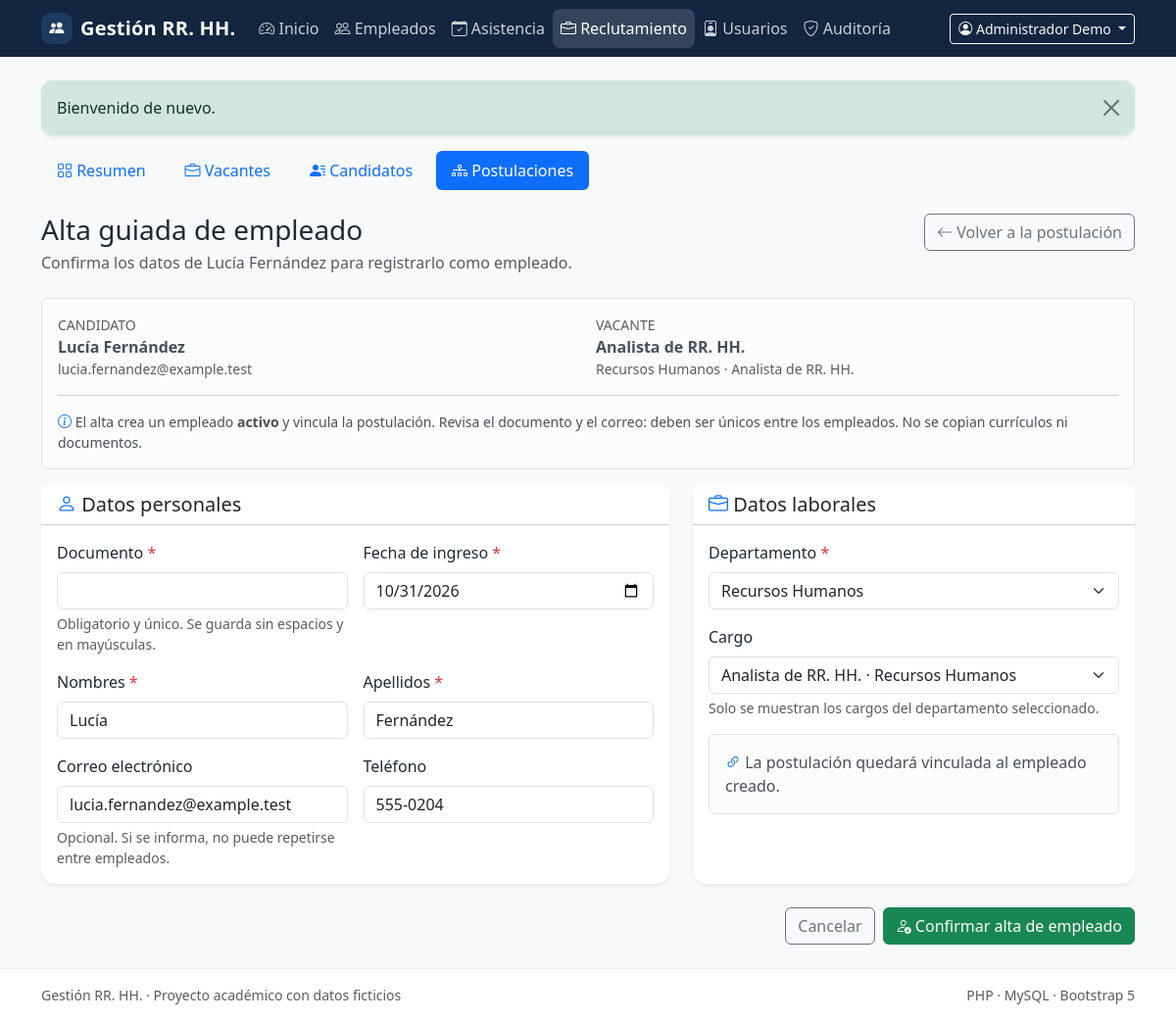
Page /applications/4/hire (signed in) on the committed database.
### tables this page shows
CREATE TABLE IF NOT EXISTS users (
    id BIGINT UNSIGNED NOT NULL AUTO_INCREMENT,
    name VARCHAR(120) NOT NULL,
    email VARCHAR(190) NOT NULL,
    password_hash VARCHAR(255) NOT NULL,
    password_changed_at DATETIME(6) NULL,
    role ENUM('admin', 'hr') NOT NULL DEFAULT 'hr',
    is_active TINYINT(1) NOT NULL DEFAULT 1,
    last_login_at DATETIME NULL,
    created_at TIMESTAMP NOT NULL DEFAULT CURRENT_TIMESTAMP,
    updated_at TIMESTAMP NOT NULL DEFAULT CURRENT_TIMESTAMP ON UPDATE CURRENT_TIMESTAMP,
    PRIMARY KEY (id),
    UNIQUE KEY uq_users_email (email),
    KEY idx_users_role_active (role, is_active)
);

CREATE TABLE IF NOT EXISTS applications (
    id BIGINT UNSIGNED NOT NULL AUTO_INCREMENT,
    candidate_id BIGINT UNSIGNED NOT NULL,
    vacancy_id BIGINT UNSIGNED NOT NULL,
    applied_at DATETIME NOT NULL DEFAULT CURRENT_TIMESTAMP,
    status ENUM('received', 'screening', 'interview', 'selected', 'rejected') NOT NULL DEFAULT 'received',
    notes TEXT NULL,
    employee_id BIGINT UNSIGNED NULL,
    created_by BIGINT UNSIGNED NULL,
    updated_by BIGINT UNSIGNED NULL,
    created_at TIMESTAMP NOT NULL DEFAULT CURRENT_TIMESTAMP,
    updated_at TIMESTAMP NOT NULL DEFAULT CURRENT_TIMESTAMP ON UPDATE CURRENT_TIMESTAMP,
    PRIMARY KEY (id),
    UNIQUE KEY uq_applications_candidate_vacancy (candidate_id, vacancy_id),
    KEY idx_applications_vacancy (vacancy_id),
    KEY idx_applications_status (status),
    KEY idx_applications_employee (employee_id),
    CONSTRAINT fk_applications_candidate
        FOREIGN KEY (candidate_id) REFERENCES candidates (id)
        ON UPDATE CASCADE ON DELETE RESTRICT,
    CONSTRAINT fk_applications_vacancy
        FOREIGN KEY (vacancy_id) REFERENCES vacancies (id)
        ON UPDATE CASCADE ON DELETE RESTRICT,
    CONSTRAINT fk_applications_employee
        FOREIGN KEY (employee_id) REFERENCES employees (id)
        ON UPDATE CASCADE ON DELETE SET NULL,
    CONSTRAINT fk_applications_created_by
        FOREIGN KEY (created_by) REFERENCES users (id)
        ON UPDATE CASCADE ON DELETE SET NULL,
    CONSTRAINT fk_applications_updated_by
        FOREIGN KEY (updated_by) REFERENCES users (id)
        ON UPDATE CASCADE ON DELETE SET NULL
);

CREATE TABLE IF NOT EXISTS candidates (
    id BIGINT UNSIGNED NOT NULL AUTO_INCREMENT,
    first_name VARCHAR(80) NOT NULL,
    last_name VARCHAR(80) NOT NULL,
    email VARCHAR(190) NOT NULL,
    phone VARCHAR(30) NULL,
    notes TEXT NULL,
    created_by BIGINT UNSIGNED NULL,
    updated_by BIGINT UNSIGNED NULL,
    created_at TIMESTAMP NOT NULL DEFAULT CURRENT_TIMESTAMP,
    updated_at TIMESTAMP NOT NULL DEFAULT CURRENT_TIMESTAMP ON UPDATE CURRENT_TIMESTAMP,
    PRIMARY KEY (id),
    UNIQUE KEY uq_candidates_email (email),
    KEY idx_candidates_name (last_name, first_name),
    CONSTRAINT fk_candidates_created_by
        FOREIGN KEY (created_by) REFERENCES users (id)
        ON UPDATE CASCADE ON DELETE SET NULL,
    CONSTRAINT fk_candidates_updated_by
        FOREIGN KEY (updated_by) REFERENCES users (id)
        ON UPDATE CASCADE ON DELETE SET NULL
);

CREATE TABLE IF NOT EXISTS vacancies (
    id BIGINT UNSIGNED NOT NULL AUTO_INCREMENT,
    title VARCHAR(150) NOT NULL,
    description TEXT NULL,
    department_id BIGINT UNSIGNED NOT NULL,
    position_id BIGINT UNSIGNED NULL,
    opening_date DATE NOT NULL,
    closing_date DATE NULL,
    status ENUM('open', 'closed') NOT NULL DEFAULT 'open',
    created_by BIGINT UNSIGNED NULL,
    updated_by BIGINT UNSIGNED NULL,
    created_at TIMESTAMP NOT NULL DEFAULT CURRENT_TIMESTAMP,
    updated_at TIMESTAMP NOT NULL DEFAULT CURRENT_TIMESTAMP ON UPDATE CURRENT_TIMESTAMP,
    PRIMARY KEY (id),
    KEY idx_vacancies_status (status),
    KEY idx_vacancies_department (department_id),
    KEY idx_vacancies_opening_date (opening_date),
    CONSTRAINT fk_vacancies_department
        FOREIGN KEY (department_id) REFERENCES departments (id)
        ON UPDATE CASCADE ON DELETE RESTRICT,
    CONSTRAINT fk_vacancies_position
        FOREIGN KEY (position_id) REFERENCES positions (id)
        ON UPDATE CASCADE ON DELETE RESTRICT,
    CONSTRAINT fk_vacancies_created_by
        FOREIGN KEY (created_by) REFERENCES users (id)
        ON UPDATE CASCADE ON DELETE SET NULL,
    CONSTRAINT fk_vacancies_updated_by
        FOREIGN KEY (updated_by) REFERENCES users (id)
        ON UPDATE CASCADE ON DELETE SET NULL,
    CONSTRAINT chk_vacancies_dates
        CHECK (closing_date IS NULL OR closing_date >= opening_date)
);

CREATE TABLE IF NOT EXISTS departments (
    id BIGINT UNSIGNED NOT NULL AUTO_INCREMENT,
    name VARCHAR(100) NOT NULL,
    description TEXT NULL,
    is_active TINYINT(1) NOT NULL DEFAULT 1,
    created_at TIMESTAMP NOT NULL DEFAULT CURRENT_TIMESTAMP,
    updated_at TIMESTAMP NOT NULL DEFAULT CURRENT_TIMESTAMP ON UPDATE CURRENT_TIMESTAMP,
    PRIMARY KEY (id),
    UNIQUE KEY uq_departments_name (name),
    KEY idx_departments_active (is_active)
);

### src/Modules/Recruitment/Views/applications/hire.php (the view, shortened to what the rows shown need)
<?php
$activeTab = 'applications';
require dirname(__DIR__) . '/partials/tabs.php';
$departmentIds = array_map(
    static fn (array $department): int => (int) $department['id'],
    $departments
);
$suggestedDepartment = in_array((int) $application['vacancy_department_id'], $departmentIds, true)
    ? (int) $application['vacancy_department_id']
    : 0;
$selectedDepartment = (int) old('department_id', (string) $suggestedDepartment);
?>
<div class="d-flex flex-wrap justify-content-between align-items-start gap-3 mb-4">
    <div>
        <h1 class="h3 mb-1">Alta guiada de empleado</h1>
    </div>
</div>
<div class="alert alert-light border" role="note">
    <div class="row g-3">
        <div class="col-12 col-md-6">
            <span class="text-body-secondary small text-uppercase d-block">Candidato</span>
            <strong><?= e((string) $application['candidate_name_natural']) ?></strong>
            <div class="small text-body-secondary"><?= e((string) $application['candidate_email']) ?></div>
        </div>
        <div class="col-12 col-md-6">
            <span class="text-body-secondary small text-uppercase d-block">Vacante</span>
            <strong><?= e((string) $application['vacancy_title']) ?></strong>
            <div class="small text-body-secondary">
                <?= e((string) $application['vacancy_department_name']) ?>
                <?php if ($application['vacancy_position_name'] !== null): ?>
                    · <?= e((string) $application['vacancy_position_name']) ?>
                <?php endif; ?>
            </div>
        </div>
    </div>
</div>
<form method="post" action="<?= e($formAction) ?>" novalidate>
    <div class="row g-4">
        <div class="col-12 col-xl-7">
            <div class="card border-0 shadow-sm h-100">
                <div class="card-header bg-white">
                    <h2 class="h5 mb-0"><i class="bi bi-person text-primary"></i> Datos personales</h2>
                </div>
                <div class="card-body">
                    <div class="row g-3">
                        <div class="col-12 col-md-6">
                            <label for="first_name" class="form-label">Nombres <span class="text-danger">*</span></label>
                            <input type="text" class="form-control <?= isset($errors['first_name']) ? 'is-invalid' : '' ?>"
                                   id="first_name" name="first_name" maxlength="80"
                                   value="<?= e(old('first_name', (string) $application['candidate_first_name'])) ?>"
                                   autocomplete="given-name" required>
                        </div>
                        <div class="col-12 col-md-6">
                            <label for="last_name" class="form-label">Apellidos <span class="text-danger">*</span></label>
                            <input type="text" class="form-control <?= isset($errors['last_name']) ? 'is-invalid' : '' ?>"
                                   id="last_name" name="last_name" maxlength="80"
                                   value="<?= e(old('last_name', (string) $application['candidate_last_name'])) ?>"
                                   autocomplete="family-name" required>
                        </div>
                        <div class="col-12 col-md-6">
                            <label for="email" class="form-label">Correo electrónico</label>
                            <input type="email" class="form-control <?= isset($errors['email']) ? 'is-invalid' : '' ?>"
                                   id="email" name="email" maxlength="190"
                                   value="<?= e(old('email', (string) ($application['candidate_email'] ?? ''))) ?>"
                                   autocomplete="email">
                            <div class="form-text">Opcional. Si se informa, no puede repetirse entre empleados.</div>
                        </div>
                        <div class="col-12 col-md-6">
                            <label for="phone" class="form-label">Teléfono</label>
                            <input type="tel" class="form-control <?= isset($errors['phone']) ? 'is-invalid' : '' ?>"
                                   id="phone" name="phone" maxlength="30"
                                   value="<?= e(old('phone', (string) ($application['candidate_phone'] ?? ''))) ?>"
                                   autocomplete="tel">
                        </div>
                    </div>
                </div>
            </div>
        </div>
        <div class="col-12 col-xl-5">
            <div class="card border-0 shadow-sm h-100">
                <div class="card-header bg-white">
                    <h2 class="h5 mb-0"><i class="bi bi-briefcase text-primary"></i> Datos laborales</h2>
                </div>
                <div class="card-body">
                    <div class="mb-3">
                        <label for="department_id" class="form-label">Departamento <span class="text-danger">*</span></label>
                        <select class="form-select <?= isset($errors['department_id']) ? 'is-invalid' : '' ?>"
                                id="department_id" name="department_id" data-employee-department required>
                            <?php foreach ($departments as $department): ?>
                                <option value="<?= (int) $department['id'] ?>"
                                    <?= $selectedDepartment === (int) $department['id'] ? 'selected' : '' ?>>
                                    <?= e((string) $department['name']) ?>
                                </option>
                            <?php endforeach; ?>
                        </select>
                    </div>
                </div>
            </div>
        </div>
    </div>
</form>

### src/Shared/Views/layouts/app.php (shortened to what the rows shown need)
<!doctype html>
<html lang="es">
<head>
    <link href="https://cdn.jsdelivr.net/npm/bootstrap@5.3.3/dist/css/bootstrap.min.css" rel="stylesheet">
    <link href="https://cdn.jsdelivr.net/npm/bootstrap-icons@1.11.3/font/bootstrap-icons.min.css" rel="stylesheet">
    <link href="<?= e(asset('css/app.css')) ?>" rel="stylesheet">
</head>
<body class="bg-body-tertiary d-flex flex-column min-vh-100">
<nav class="navbar navbar-expand-lg navbar-dark app-navbar">
    <div class="container">
        <div class="collapse navbar-collapse" id="mainNavigation">
            <?php if ($currentUser !== null): ?>
                <div class="dropdown">
                    <button class="btn btn-sm btn-outline-light dropdown-toggle" type="button"
                            data-bs-toggle="dropdown" aria-expanded="false">
                        <i class="bi bi-person-circle"></i>
                        <?= e((string) $currentUser['name']) ?>
                    </button>
                </div>
            <?php endif; ?>
        </div>
    </div>
</nav>
<main class="flex-grow-1 py-4">
    <div class="container">
        <?php require __DIR__ . '/../partials/flash.php'; ?>
        <?= $content ?>
    </div>
</main>
</body>
</html>

### rows in the picture
users: name "Administrador Demo"
applications: candidate.email "lucia.fernandez@example.test", vacancy.title "Analista de RR. HH.", first_name "Lucía", last_name "Fernández", email "lucia.fernandez@example.test", phone "555-0204"
vacancies: department_id "Recursos Humanos"

### other values in the picture
$appName "Gestión RR. HH."
$item['label'] "Inicio"
$item['label'] "Empleados"
$item['label'] "Asistencia"
$item['label'] "Reclutamiento"
$item['label'] "Usuarios"
$item['label'] "Auditoría"
$message['message'] "Bienvenido de nuevo."
$tab['label'] "Resumen"
$tab['label'] "Vacantes"
$tab['label'] "Candidatos"
$tab['label'] "Postulaciones"
$application['candidate_name_natural'] "Lucía Fernández"
$application['vacancy_department_name'] "Recursos Humanos"
form field position_id "Analista de RR. HH. · Recursos Humanos"
